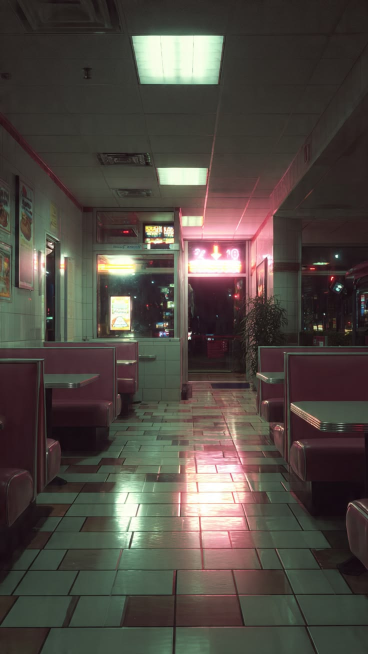
#> input picture .art/encounters/src/painted-diner.png, 736 x 1308 px, found by its file name (shown at 1/2 size); its folder holds 8 pictures in this run
$ python pixelate.py
#> lines starting #> are read from the running program, lines starting #| are printed output that depends on the picture
# Painted/photo source -> 110x225 encounter base, 48 colours (same budget as backpack-110 / radio-110)
from PIL import Image, ImageEnhance, ImageFilter, ImageDraw
W, H = 110, 225
def quant(im, n=48): return im.quantize(n, method=Image.Quantize.MEDIANCUT, dither=Image.Dither.NONE).convert('RGB')
def cover(src, fx=0.5, fy=0.5):
#> called with fx = 0.5, fy = 0.5
    s = max(W / src.width, H / src.height); w, h = round(src.width * s), round(src.height * s)
#> after `s = max(W / src.width, H / src.height)`: s = 0.172
#> after `w, h = (round(src.width * s), round(src.height * s))`: w = 127; h = 225
    im = src.resize((w, h), Image.LANCZOS); x, y = round((w - W) * fx), round((h - H) * fy)
#> after `x, y = (round((w - W) * fx), round((h - H) * fy))`: x = 8; y = 0
    return im.crop((x, y, x + W, y + H))
def save(im, name):
#> called with name = 'diner'
    im = ImageEnhance.Contrast(im).enhance(1.08).filter(ImageFilter.UnsharpMask(1, 60, 2))
#> im: PIL image 110x225 RGB
    q = quant(im); q.save(f'src/{name}-110.png'); q.resize((W * 4, H * 4), Image.NEAREST).save(f'tmp/{name}-x4.png')
#> after `q = quant(im)`:
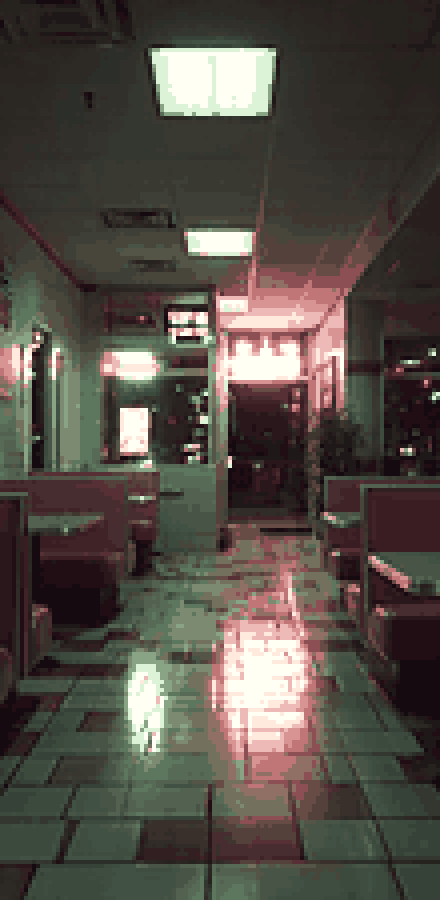
#> saved as diner-x4.png: PIL image 440x900 RGB; mean R, G, B 83.6, 77, 69.8

save(cover(Image.open('src/painted-diner.png').convert('RGB'), 0.5, 0.5), 'diner')
save(cover(Image.open('src/painted-store.png').convert('RGB'), 0.5, 0.5), 'store')
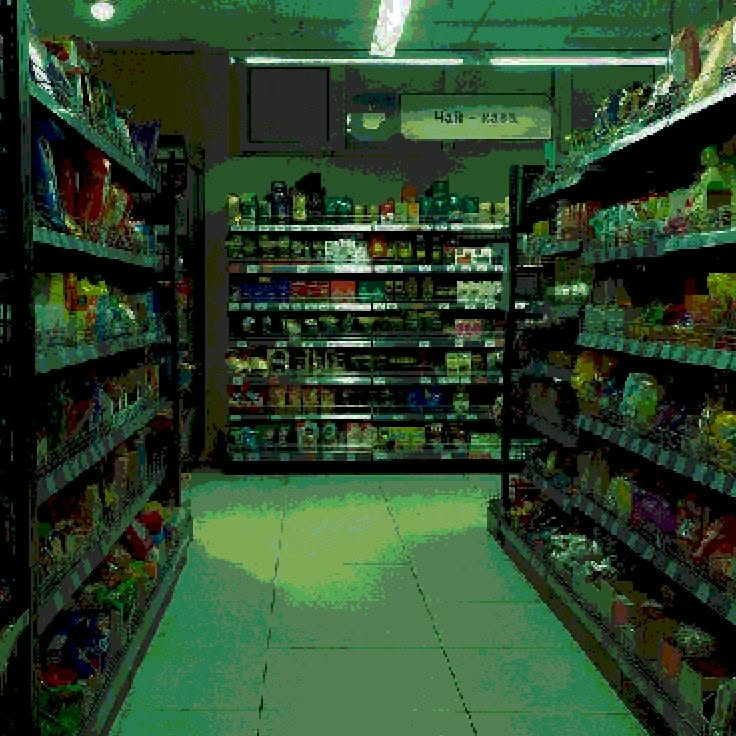
#> input picture .art/encounters/src/painted-store.png, 736 x 736 px, found by its file name
#> call 2 of save, with name = 'store'
#> in save (call 2), `q = quant(im)`:
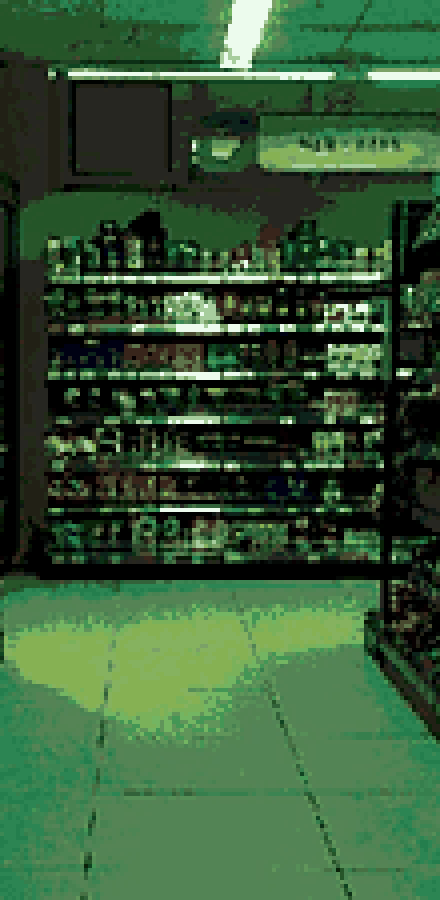
#> saved as store-x4.png: PIL image 440x900 RGB; mean R, G, B 55.4, 89.6, 55.4
# rear-view car (the trunk faces you) and the empty trunk; the items get placed on its floor in code
save(cover(Image.open('src/painted-car-rear.png').convert('RGB'), 0.85, 0.5), 'car-rear')
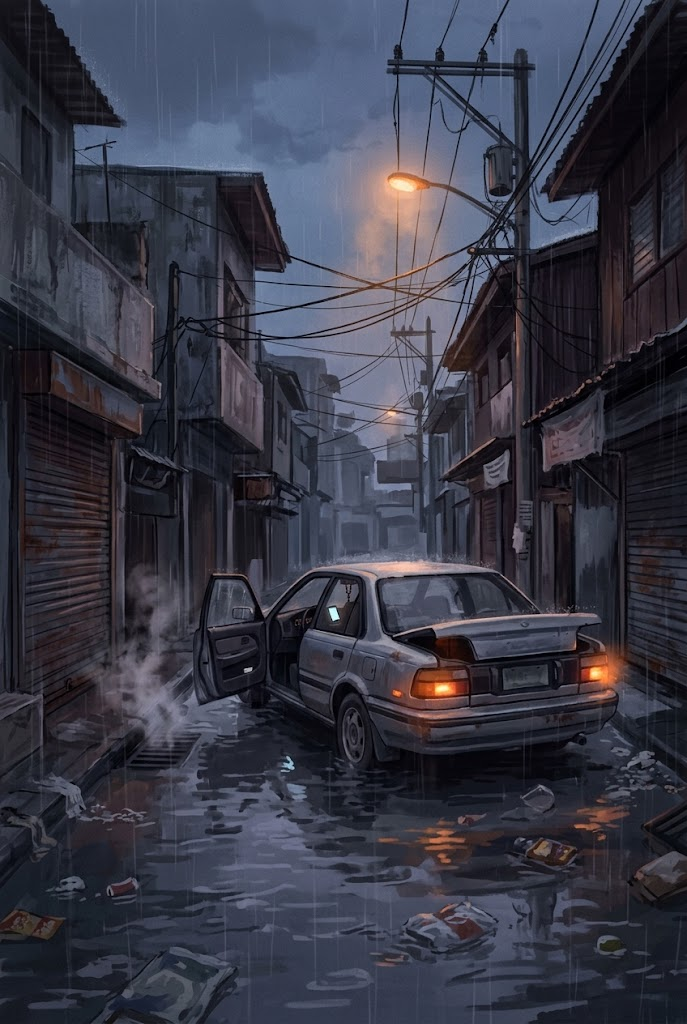
#> input picture .art/encounters/src/painted-car-rear.png, 687 x 1024 px, found by its file name
#> call 3 of save, with name = 'car-rear'
#> in save (call 3), `q = quant(im)`:
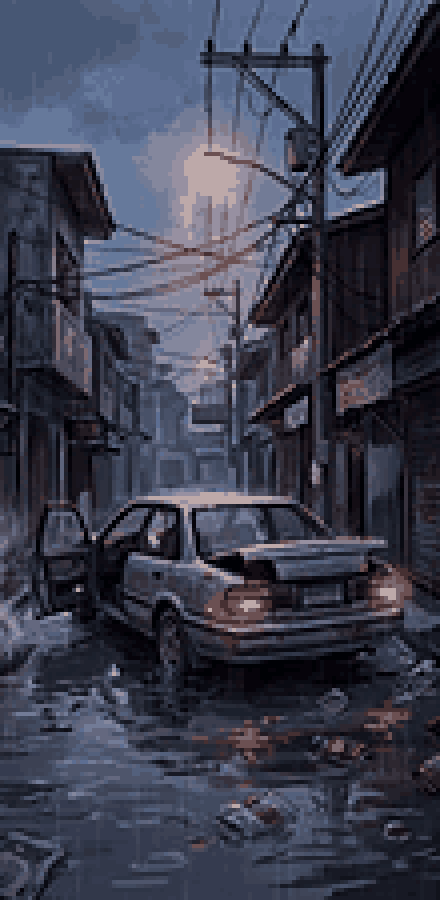
#> saved as car-rear-x4.png: PIL image 440x900 RGB; mean R, G, B 60.2, 62.8, 79
save(cover(Image.open('src/painted-trunk-empty.png').convert('RGB'), 0.5, 0.5), 'trunk-empty')
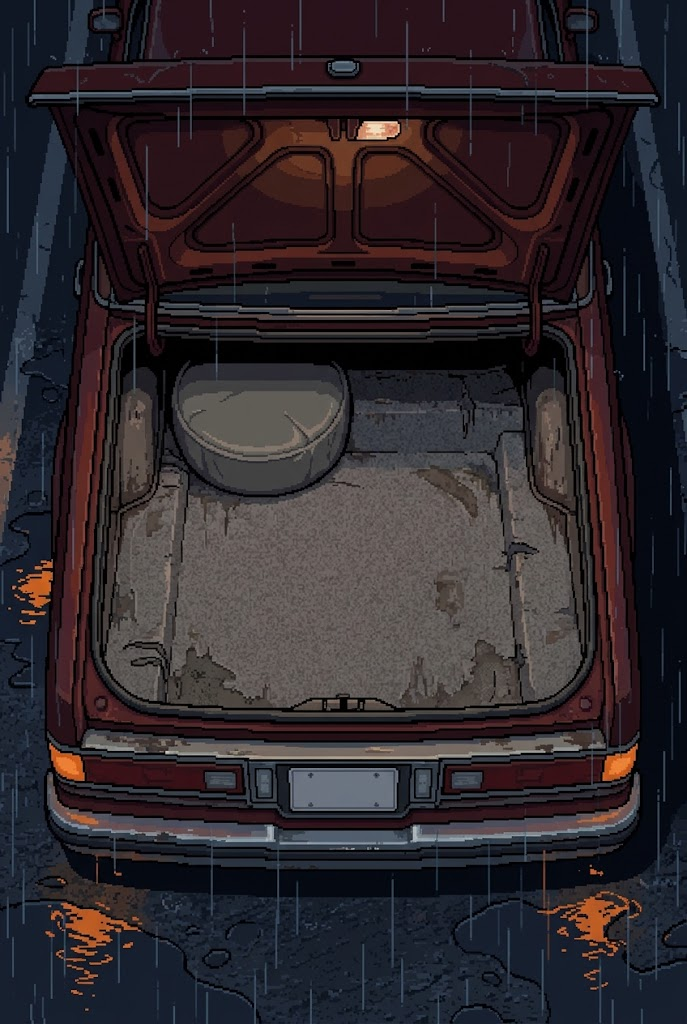
#> input picture .art/encounters/src/painted-trunk-empty.png, 687 x 1024 px, found by its file name
#> call 4 of save, with name = 'trunk-empty'
#> in save (call 4), `q = quant(im)`:
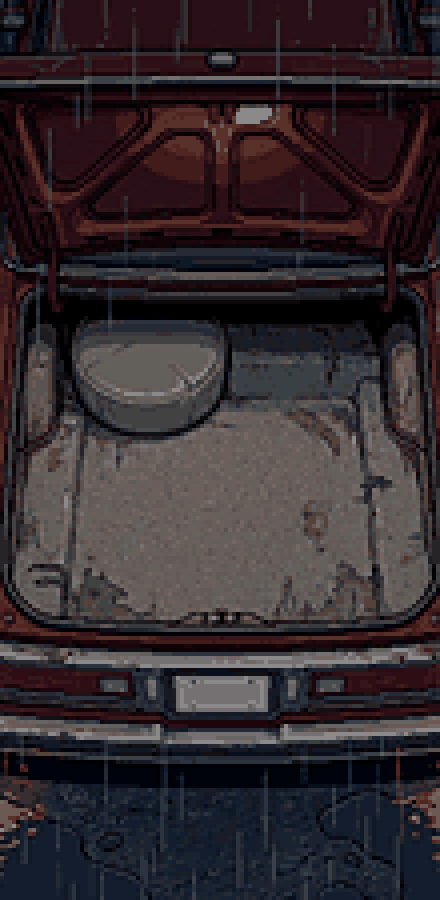
#> saved as trunk-empty-x4.png: PIL image 440x900 RGB; mean R, G, B 51.7, 43.4, 47.3

# shop interiors (tap-to-take) and Nida's, behind the end-of-cycle summary
for k in ['botika', 'kwikmart', 'kainan', 'shelter-nida', 'shelter-t10', 'shelter-brgy', 'shelter-mm']:
#> (the run stopped early here; a loop or call above may not have finished)
